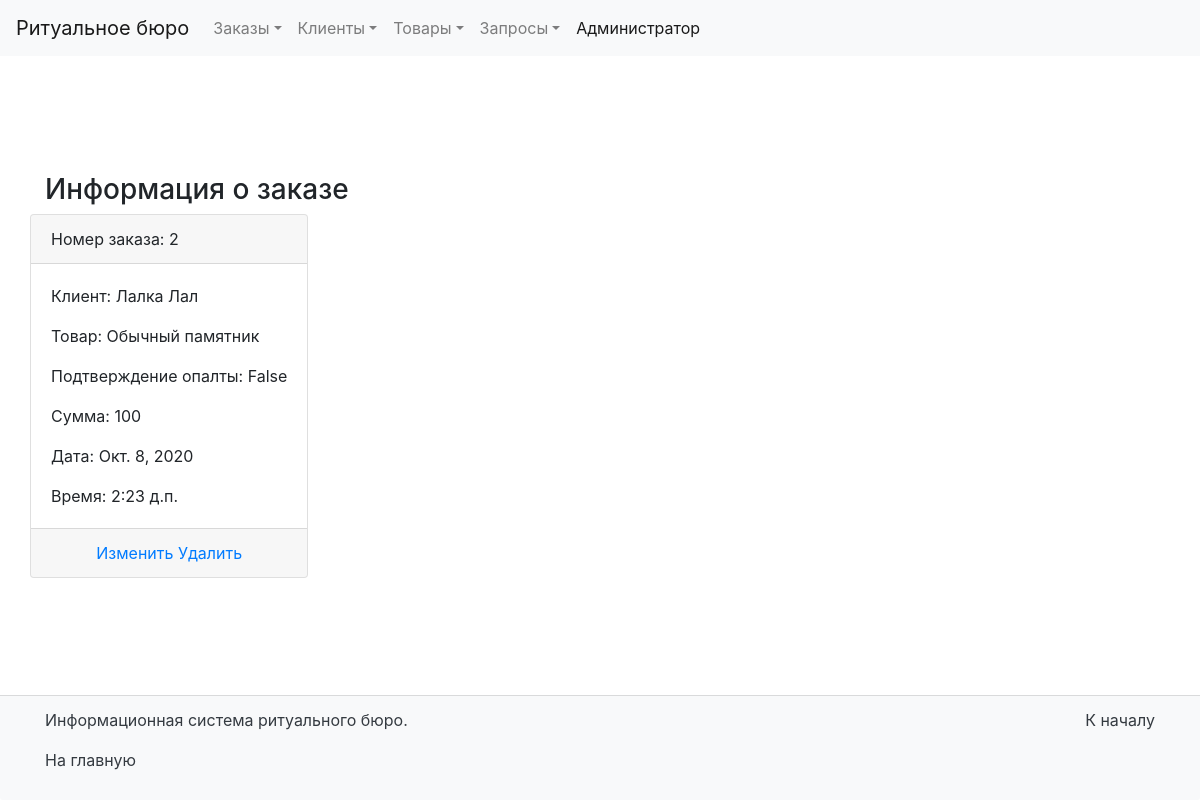
The app's page /productOrder/2/ with its own data.
### BD_Report/models.py (models this page shows, shortened)
class ProductOrder(models.Model):
    productOrderID = models.AutoField(primary_key=True, verbose_name='ID')
    clientID = models.ForeignKey('Client', on_delete=models.PROTECT)
    productID = models.ForeignKey('Product', on_delete=models.PROTECT)
    discountID = models.ForeignKey('ProductDiscounts', on_delete=models.PROTECT)
    date = models.DateField(verbose_name='Дата')
    time = models.TimeField(verbose_name='Время')
    is_paid = models.BooleanField(verbose_name='Подтверждение оплаты')
    class Meta:
        verbose_name = 'Заказ товара'
        verbose_name_plural = 'Заказы товара'
    def calculate_sum(self):
        return self.productID.price - self.discountID.discountAmount

class Client(models.Model):
    clientID = models.AutoField(primary_key=True, verbose_name='ID')
    surname = models.CharField(max_length=30, verbose_name='Фамилия')
    name = models.CharField(max_length=30, verbose_name='Имя')
    patronymic = models.CharField(max_length=30, verbose_name='Отчество')
    deceased_surname = models.CharField(max_length=30, verbose_name='Фамилия усопшего')
    deceased_name = models.CharField(max_length=30, verbose_name='Имя усопшего')
    deceased_patronymic = models.CharField(max_length=30, verbose_name='Отчество усопшего')
    phoneNumber = models.IntegerField(verbose_name='Телефон')
    class Meta:
        verbose_name = 'Клиент'
        verbose_name_plural = 'Клиенты'
    def __str__(self):
        return "{} {}".format(self.surname, self.name)

class Product(models.Model):
    productID = models.AutoField(primary_key=True, verbose_name='ID')
    name = models.CharField(max_length=30, verbose_name='Название товара')
    photo = models.ImageField(upload_to='photos/%Y/%m/%d/', verbose_name='Фото', blank=True)
    productTypeID = models.ForeignKey('ProductType', on_delete=models.PROTECT)
    discountID = models.ForeignKey('ProductDiscounts', on_delete=models.PROTECT)
    price = models.IntegerField(verbose_name='Цена')
    class Meta:
        verbose_name = 'Товар'
        verbose_name_plural = 'Товары'
    def __str__(self):
        return self.name

class ProductDiscounts(models.Model):
    discountID = models.AutoField(primary_key=True, verbose_name='ID')
    description = models.TextField(verbose_name='Описание')
    discountAmount = models.IntegerField(verbose_name='Сумма скидки')
    class Meta:
        verbose_name = 'Скидка на товары'
        verbose_name_plural = 'Скидки на товары'

### BD_Report/views.py (the view)
# urls.py: path('productOrder/<int:pk>/', ViewProductOrder.as_view(), name='view_productorder'),
class ViewProductOrder(DetailView):
    model = ProductOrder
    context_object_name = 'item'
    template_name = 'BD_Report/view_productorder.html'

### BD_Report/templates/BD_Report/view_productorder.html (shortened to what this page needs)
{% extends 'base.html' %}
{% block container_title %}<h3>Информация о заказе</h3>{% endblock %}
{% block content %}
<div class="card mb-3">
    <div class="card-header">
        Номер заказа: {{ item.productOrderID }}
    </div>
    <div class="card-body">
        <div class="media">
            <div class="media-body">
                <p class="card-text">Клиент: {{ item.clientID }}</p>
                <p class="card-text">Товар: {{ item.productID }}</p>
                <p class="card-text">Подтверждение опалты: {{ item.is_paid }}</p>
                <p class="card-text">Сумма: {{ item.calculate_sum }}</p>
                <p class="card-text">Дата: {{ item.date }}</p>
                <p class="card-text">Время: {{ item.time }}</p>
            </div>
        </div>
    </div>
        <div class="card-footer text-muted" align="center">
        <a href="{% url 'edit_productorder' item.pk %}">Изменить</a>
        <a href="{% url 'delete_productorder' item.pk %}">Удалить</a>
    </div>
</div>
{% endblock %}

### records on screen
ProductOrder: productOrderID "2", clientID "Лалка Лал", productID "Обычный памятник", is_paid "False", calculate_sum "100", date "Окт. 8, 2020", time "2:23 д.п."
